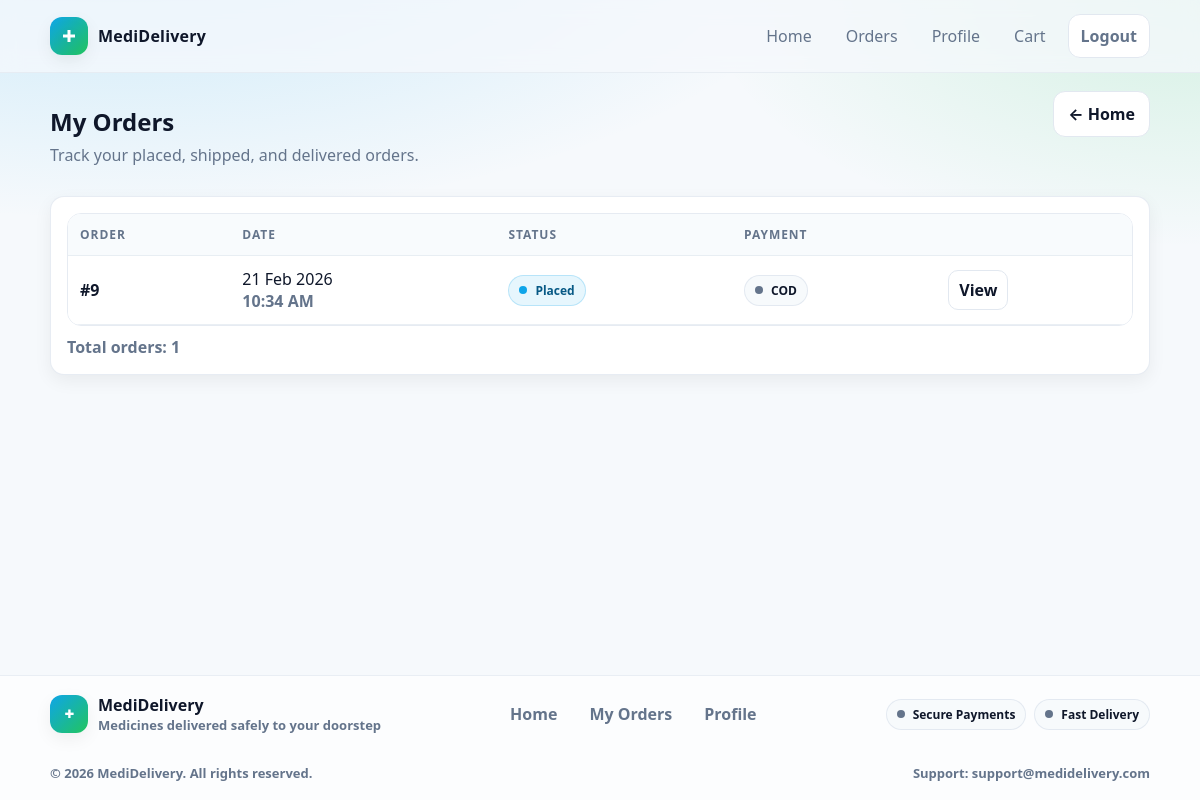
Before: /my-orders/ (signed in) with the older database file.
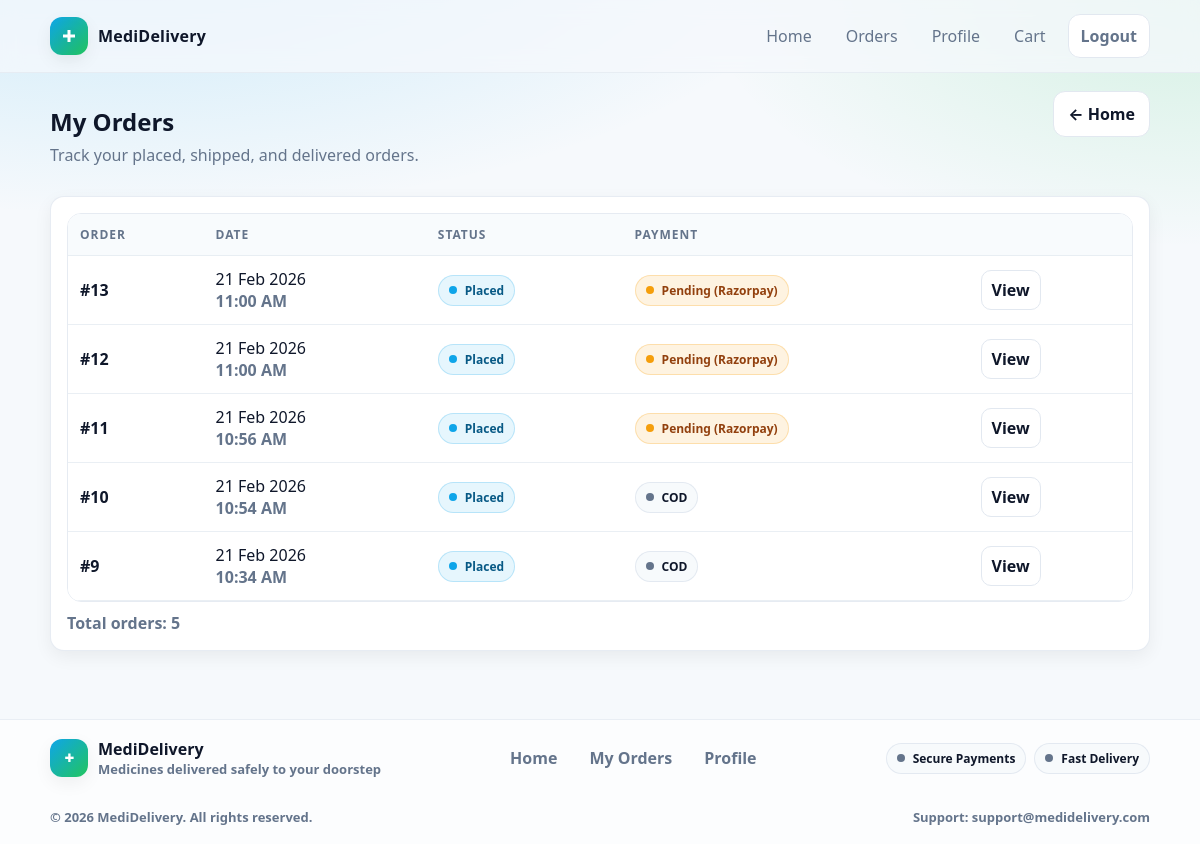
After: the same page with the newer database file.
### core/models.py (models this page shows, shortened)
class Order(models.Model):
    STATUS_CHOICES = [
        ("placed", "Placed"),
        ("packed", "Packed"),
        ("shipped", "Shipped"),
        ("delivered", "Delivered"),
        ("cancelled", "Cancelled"),
    ]
    user = models.ForeignKey(User, on_delete=models.CASCADE)
    full_name = models.CharField(max_length=200)
    phone = models.CharField(max_length=20)
    address = models.TextField()
    status = models.CharField(max_length=20, choices=STATUS_CHOICES, default="placed")
    created_at = models.DateTimeField(auto_now_add=True)
    assigned_delivery = models.ForeignKey(
                        User,
                        on_delete=models.SET_NULL,
                        null=True,
                        blank=True,
                        related_name="assigned_orders"
    )
    PAYMENT_CHOICES = [
        ("cod", "Cash on Delivery"),
        ("razorpay", "Razorpay"),
    ]
    payment_method = models.CharField(max_length=20, choices=PAYMENT_CHOICES, default="cod")
    is_paid = models.BooleanField(default=False)
    razorpay_order_id = models.CharField(max_length=100, blank=True, null=True)
    razorpay_payment_id = models.CharField(max_length=100, blank=True, null=True)
    razorpay_signature = models.CharField(max_length=255, blank=True, null=True)

### core/views.py (the view)
# urls.py: path("my-orders/", views.my_orders, name="my_orders"),
@login_required
def my_orders(request):
    orders = Order.objects.filter(user=request.user).order_by("-created_at")
    return render(request, "core/my_orders.html", {"orders": orders})

### core/templates/core/my_orders.html (shortened to what this page needs)
{% extends "base.html" %}
{% block content %}
<div style="display:flex; align-items:flex-start; justify-content:space-between; gap:12px; flex-wrap:wrap;">
  <div>
    <h1 class="page-title">My Orders</h1>
    <p class="page-subtitle">Track your placed, shipped, and delivered orders.</p>
  </div>
  <a class="btn btn-outline" href="{% url 'core:home' %}">← Home</a>
</div>
{% if orders %}
  <div class="card" style="margin-top:14px;">
    <div class="card-body">
      <div class="table-wrap">
        <table>
          <thead>
            <tr>
              <th>Order</th>
              <th>Date</th>
              <th>Status</th>
              <th>Payment</th>
              <th></th>
            </tr>
          </thead>
          <tbody>
            {% for o in orders %}
            <tr>
              <td style="font-weight:900;">#{{ o.id }}</td>
              <td style="white-space:normal;">
                <div>{{ o.created_at|date:"d M Y" }}</div>
                <div class="muted" style="font-weight:800;">{{ o.created_at|date:"h:i A" }}</div>
              </td>
              <td>
                {% if o.status == "placed" %}
                  <span class="badge badge-info"><span class="dot"></span>Placed</span>
                {% elif o.status == "packed" %}
                  <span class="badge badge-warning"><span class="dot"></span>Packed</span>
                {% elif o.status == "shipped" %}
                  <span class="badge badge-info"><span class="dot"></span>Shipped</span>
                {% elif o.status == "delivered" %}
                  <span class="badge badge-success"><span class="dot"></span>Delivered</span>
                {% elif o.status == "cancelled" %}
                  <span class="badge badge-danger"><span class="dot"></span>Cancelled</span>
                {% else %}
                  <span class="badge"><span class="dot"></span>{{ o.status|title }}</span>
                {% endif %}
              </td>
              <td>
                {% if o.payment_method == "razorpay" %}
                  {% if o.is_paid %}
                    <span class="badge badge-success"><span class="dot"></span>Paid (Razorpay)</span>
                  {% else %}
                    <span class="badge badge-warning"><span class="dot"></span>Pending (Razorpay)</span>
                  {% endif %}
                {% else %}
                  {% if o.is_paid %}
                    <span class="badge badge-success"><span class="dot"></span>Paid (COD)</span>
                  {% else %}
                    <span class="badge"><span class="dot"></span>COD</span>
                  {% endif %}
                {% endif %}
              </td>
              <td>
                <a class="btn btn-outline btn-sm" href="{% url 'core:order_detail' o.id %}">
                  View
                </a>
              </td>
            </tr>
            {% endfor %}
          </tbody>
        </table>
      </div>
      <div class="muted" style="margin-top:10px; font-weight:800;">
        Total orders: {{ orders|length }}
      </div>
    </div>
  </div>
{% endif %}
{% endblock %}

### templates/base.html (shortened to what this page needs)
{% load static %}
<!doctype html>
<html>
<head>
  <link rel="stylesheet" href="{% static 'core/css/style.css' %}">
</head>
<body>
  <header class="topbar">
    <div class="topbar-inner">
      <a class="brand" href="/">
        <span class="logo" aria-hidden="true">
          <svg width="18" height="18" viewBox="0 0 24 24" fill="none">
            <path d="M10 4h4v6h6v4h-6v6h-4v-6H4v-4h6V4z" fill="white" />
          </svg>
        </span>
        <span>MediDelivery</span>
      </a>
      <nav class="nav">
        <a href="{% url 'core:home' %}">Home</a>
        {% if request.user.is_authenticated %}
        <a href="{% url 'core:my_orders' %}">Orders</a>
        <a href="{% url 'core:profile' %}">Profile</a>
        <a href="{% url 'core:cart' %}">Cart</a>
        <a class="btn btn-outline btn-sm" href="{% url 'core:logout' %}">Logout</a>
        {% else %}
        <a class="btn btn-primary btn-sm" href="{% url 'core:login' %}">Login</a>
        {% endif %}
      </nav>
    </div>
  </header>
  <main class="container">
    {% block content %}{% endblock %}
  </main>
  <footer class="footer">
    <div class="footer-inner">
      <div class="footer-left">
        <div class="footer-brand">
          <span class="footer-logo">+</span>
          <div>
            <div class="footer-title">MediDelivery</div>
            <div class="footer-muted">Medicines delivered safely to your doorstep</div>
          </div>
        </div>
      </div>
      <div class="footer-links">
        <a href="{% url 'core:home' %}">Home</a>
        {% if request.user.is_authenticated %}
        <a href="{% url 'core:my_orders' %}">My Orders</a>
        <a href="{% url 'core:profile' %}">Profile</a>
        {% else %}
        <a href="{% url 'core:login' %}">Login</a>
        <a href="{% url 'core:signup' %}">Sign Up</a>
        {% endif %}
      </div>
      <div class="footer-right">
        <span class="badge"><span class="dot"></span>Secure Payments</span>
        <span class="badge"><span class="dot"></span>Fast Delivery</span>
      </div>
    </div>
    <div class="footer-bottom">
      <span>© {% now "Y" %} MediDelivery. All rights reserved.</span>
      <span class="footer-muted">Support: support@medidelivery.com</span>
    </div>
  </footer>
</body>
</html>

Changed rows visible on the page:
added Order: id "13", created_at "21 Feb 2026", created_at "11:00 AM", status "placed" (drawn), payment_method "razorpay" (drawn)
added Order: id "12", created_at "21 Feb 2026", created_at "11:00 AM", status "placed" (drawn), payment_method "razorpay" (drawn)
added Order: id "11", created_at "21 Feb 2026", created_at "10:56 AM", status "placed" (drawn), payment_method "razorpay" (drawn)
added Order: id "10", created_at "21 Feb 2026", created_at "10:54 AM", status "placed" (drawn), payment_method "cod" (drawn)
Other visible differences:
{{ orders|length }}: "1" → "5"
